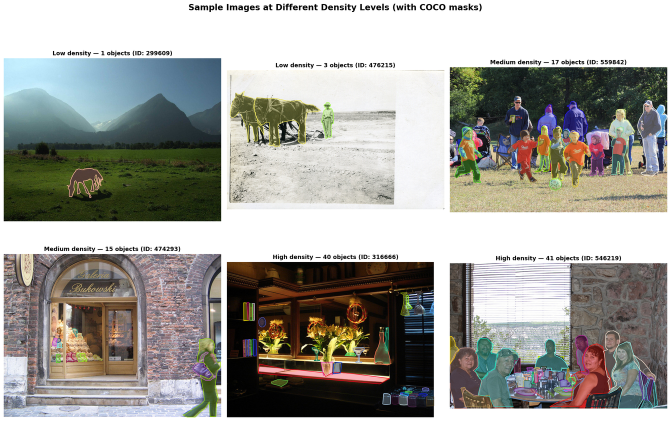
#> input picture report/sample_images.png, 1342 x 858 px (shown at 1/2 size); its folder holds only this picture in this run
$ python -i baseline.py   (imports and definitions only)
#> lines starting #> are read from the running program, lines starting #| are printed output that depends on the picture; after the words box and inside, x2 and y2 are one past the last pixel; in counts of white or black regions, pixels touching at a corner belong together
"""
baseline.py — classical segmentation baselines.

Both methods now return instance MASKS, not just a count. That is the substantive
change from the first version: the old functions returned an integer, so the
"Mean IoU" this project published for Watershed and KMeans had no mask to be
computed from. Returning masks makes those rows real and, as it turns out,
makes the baselines look worse than the numbers that were published for them.

Neither method has any notion of object class. They cluster pixels. That is the
honest limitation of the classical approach on natural images and it is the
reason the whole comparison is scored class-agnostically (see metrics.py).
"""

from __future__ import annotations

import cv2
import numpy as np
from sklearn.cluster import KMeans

from config import KMEANS_K, KMEANS_MIN_REGION_AREA, SEED


def watershed_segmentation(image: np.ndarray) -> list[np.ndarray]:
    """
    Marker-based watershed segmentation.

    Pipeline: grayscale -> Gaussian blur -> Otsu threshold -> morphological
    opening -> distance transform for sure foreground -> dilation for sure
    background -> connected-component markers -> watershed.

    Why this underperforms on COCO, stated plainly because an interviewer will
    ask: Otsu assumes a bimodal intensity histogram, i.e. foreground objects
    separable from background by brightness alone. A natural photograph of a
    crowded street has no such split. The distance transform then merges
    touching objects into one basin, so the method systematically UNDER-counts
    exactly where the project cares most — dense scenes.

    Args:
        image: RGB uint8 array, shape (H, W, 3).

    Returns:
        List of boolean masks, one per detected region. Background and the
        watershed boundary label are excluded.
    """
    gray = cv2.cvtColor(image, cv2.COLOR_RGB2GRAY)
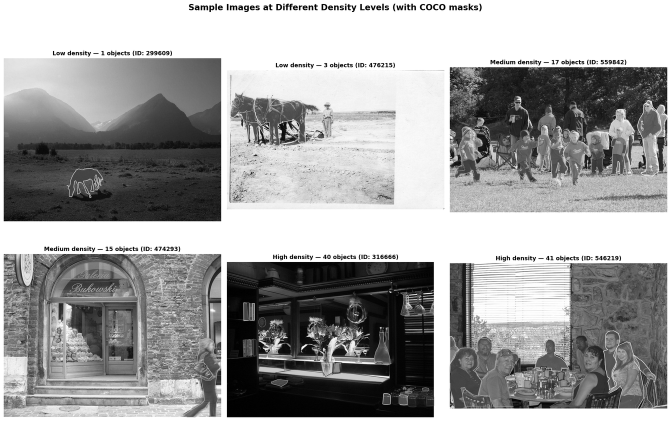
#> gray: shape (858, 1342) (shown at 1/2 size); min 0, max 255, mean 160.7
    blurred = cv2.GaussianBlur(gray, (5, 5), 0)

    _, thresh = cv2.threshold(
        blurred, 0, 255, cv2.THRESH_BINARY_INV + cv2.THRESH_OTSU
    )
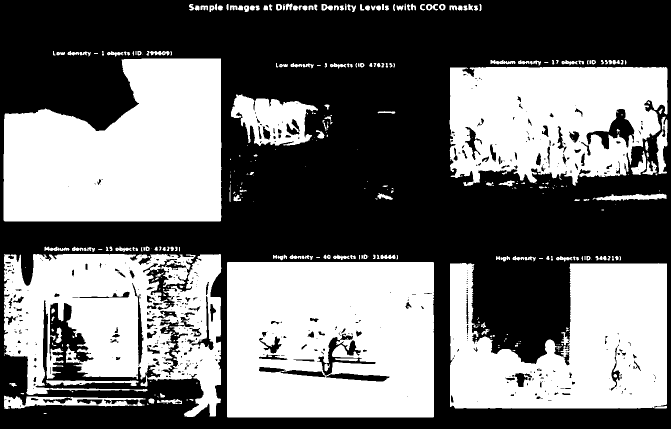
#> thresh: shape (858, 1342) (shown at 1/2 size); 45.5% white; 347 white regions (154 under 20 px), largest, box (x1, y1, x2, y2) and area: (454, 524, 868, 835) 122121, (7, 117, 443, 443) 112196, (900, 526, 1334, 817) 89604

    kernel = np.ones((3, 3), np.uint8)
    opening = cv2.morphologyEx(thresh, cv2.MORPH_OPEN, kernel, iterations=2)
#> opening: shape (858, 1342); 43.7% white; 141 white regions, largest, box (x1, y1, x2, y2) and area: (454, 524, 868, 835) 120585, (7, 117, 443, 443) 112130, (900, 526, 1334, 817) 88386

    sure_bg = cv2.dilate(opening, kernel, iterations=3)
#> sure_bg: shape (858, 1342); 50% white; 58 black regions (29 under 20 px), largest, box (x1, y1, x2, y2) and area: (0, 0, 1342, 858) 568727, (1194, 221, 1265, 294) 1586, (301, 532, 370, 612) 1055

    dist = cv2.distanceTransform(opening, cv2.DIST_L2, 5)
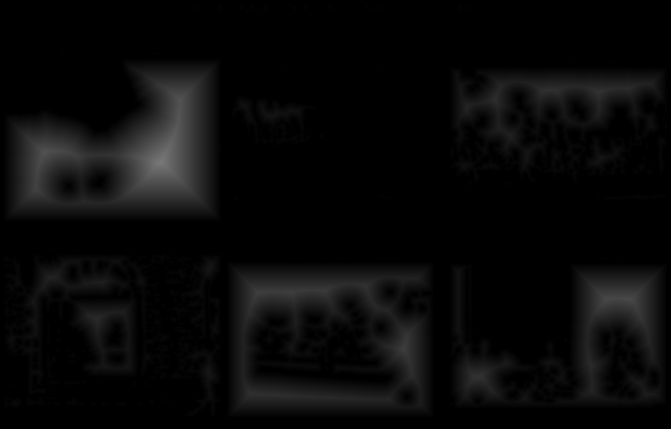
#> dist: shape (858, 1342) float32 (shown at 1/2 size); min 0, max 119.8, mean 8.8
    _, sure_fg = cv2.threshold(dist, 0.5 * dist.max(), 255, 0)
#> sure_fg: shape (858, 1342) float32; 2.2% white; 6 white regions, box (x1, y1, x2, y2) and area: (242, 176, 384, 384) 19034, (66, 282, 161, 384) 3721, (1200, 586, 1275, 620) 1864, (513, 583, 540, 590) 91, (555, 583, 591, 588) 90, (805, 693, 809, 701) 21
    sure_fg = np.uint8(sure_fg)

    unknown = cv2.subtract(sure_bg, sure_fg)
#> unknown: shape (858, 1342); 47.9% white; 59 white regions, largest, box (x1, y1, x2, y2) and area: (451, 508, 871, 838) 131567, (5, 505, 445, 837) 107124, (897, 523, 1337, 820) 95304

    _, markers = cv2.connectedComponents(sure_fg)
#> markers: shape (858, 1342) int32; 7 distinct labels, from 0 to 6
    markers = markers + 1          # background becomes 1, not 0
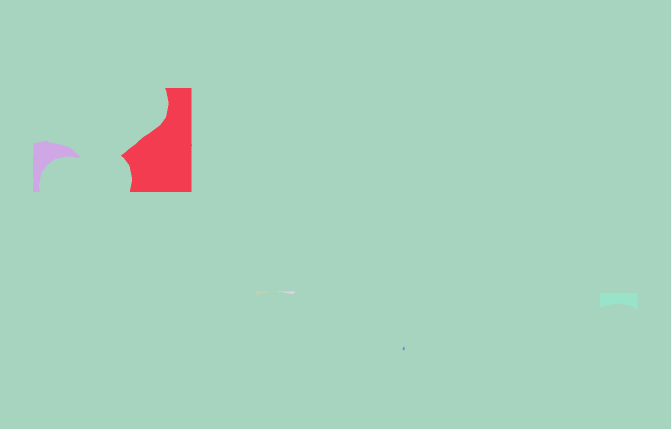
#> markers: shape (858, 1342) int32 (shown at 1/2 size); 7 distinct labels, from 1 to 7; one colour per label, 0 black
    markers[unknown == 255] = 0    # unknown region
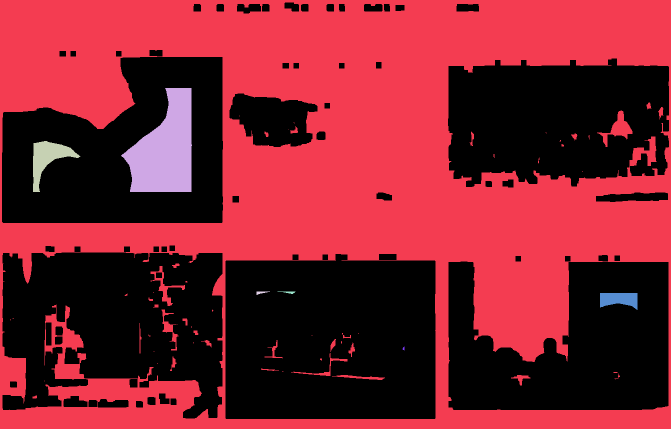
#> markers: shape (858, 1342) int32 (shown at 1/2 size); 8 distinct labels, from 0 to 7; one colour per label, 0 black

    markers = cv2.watershed(cv2.cvtColor(image, cv2.COLOR_RGB2BGR), markers)
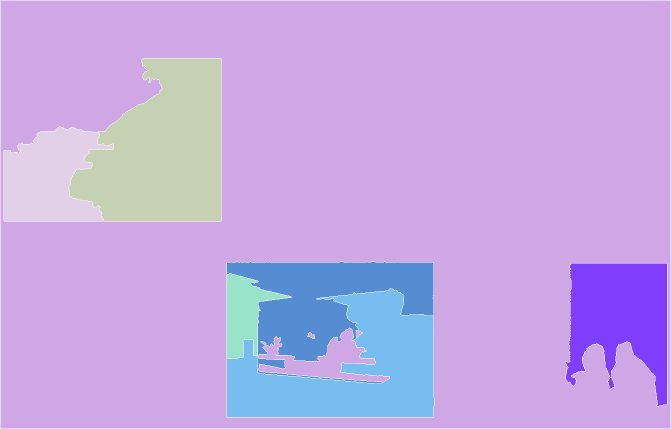
#> markers: shape (858, 1342) int32 (shown at 1/2 size); 8 distinct labels, from -1 to 7; one colour per label, 0 black, -1 white

    masks = []
    for label in np.unique(markers):
        if label in (-1, 1):       # boundary, background
            continue
        m = markers == label
        if m.sum() >= KMEANS_MIN_REGION_AREA:
            masks.append(m)
#> this loop made 8 passes
#> label on pass 1: -1
#> pass 3, in watershed_segmentation, `m = markers == label`:
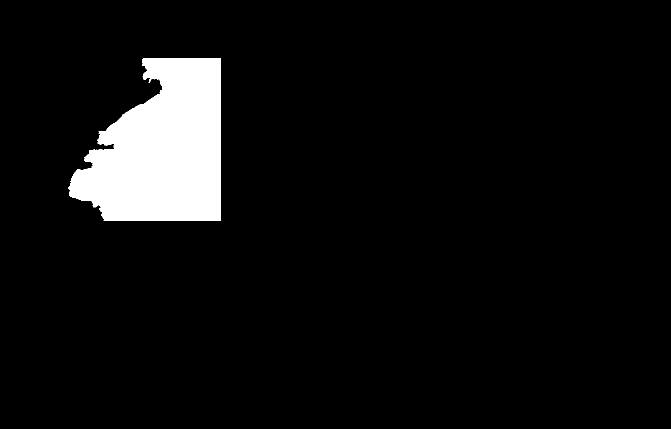
#> m: shape (858, 1342) bool (shown at 1/2 size); 6.2% white; 1 white region, box (x1, y1, x2, y2) and area: (137, 117, 442, 442) 71375
#> after the loop, masks = 6 items
    return masks


# [41 lines left out: function kmeans_color_segmentation, not called in this run]


# ── Backwards-compatible count-only wrappers ──────────────────────────────────
# The notebooks call these. They now derive the count from the masks, so the
# count and the IoU can never again disagree about what was detected.

def watershed_count(image: np.ndarray) -> int:
    return len(watershed_segmentation(image))


def kmeans_count(image: np.ndarray, k: int = KMEANS_K) -> int:
    return len(kmeans_color_segmentation(image, k=k))

>>> import cv2
>>> picture = cv2.cvtColor(cv2.imread('../report/sample_images.png'), cv2.COLOR_BGR2RGB)
>>> result = watershed_segmentation(picture)
#> result = 6 items
